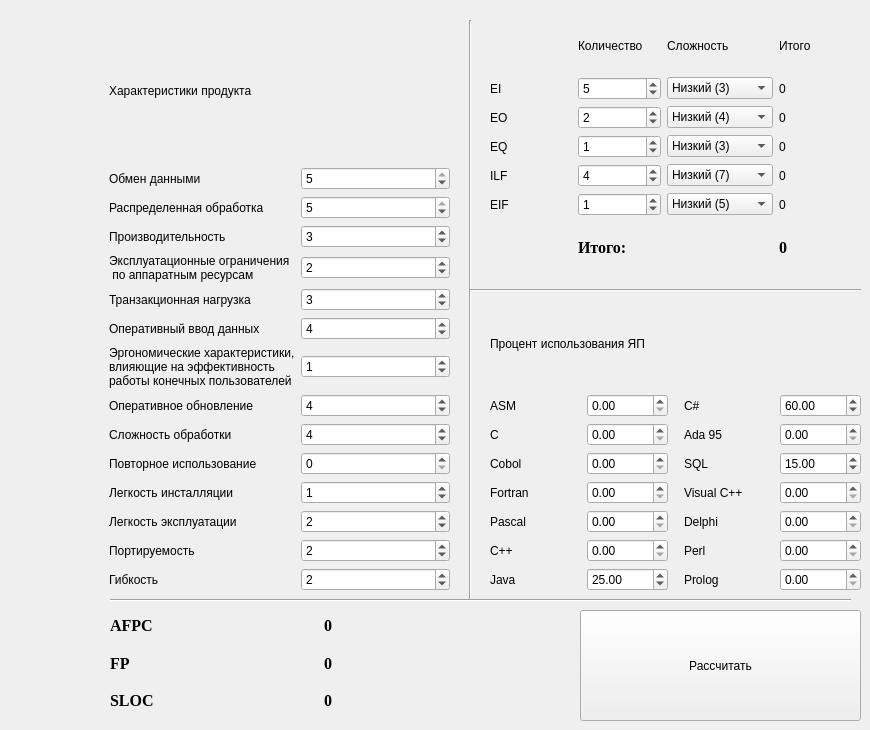
      <widget class="QWidget" name="tab_1">
       <attribute name="title">
        <string>Метод функциональных точек</string>
       </attribute>
       <widget class="QPushButton" name="calculateButton">
        <property name="geometry">
         <rect>
          <x>580</x>
          <y>610</y>
          <width>281</width>
          <height>111</height>
         </rect>
        </property>
        <property name="text">
         <string>Рассчитать</string>
        </property>
       </widget>
       <widget class="Line" name="line">
        <property name="geometry">
         <rect>
          <x>450</x>
          <y>20</y>
          <width>41</width>
          <height>581</height>
         </rect>
        </property>
        <property name="orientation">
         <enum>Qt::Vertical</enum>
        </property>
       </widget>
       <widget class="Line" name="line_2">
        <property name="geometry">
         <rect>
          <x>110</x>
          <y>590</y>
          <width>741</width>
          <height>21</height>
         </rect>
        </property>
        <property name="orientation">
         <enum>Qt::Horizontal</enum>
        </property>
       </widget>
       <widget class="Line" name="line_3">
        <property name="geometry">
         <rect>
          <x>470</x>
          <y>280</y>
          <width>391</width>
          <height>21</height>
         </rect>
        </property>
        <property name="orientation">
         <enum>Qt::Horizontal</enum>
        </property>
       </widget>
       <widget class="QWidget" name="">
        <property name="geometry">
         <rect>
          <x>109</x>
          <y>20</y>
          <width>341</width>
          <height>571</height>
         </rect>
        </property>
        <layout class="QGridLayout" name="gridLayout_2">
         <item row="7" column="0">
          <widget class="QLabel" name="label_7">
           <property name="text">
            <string>Эргономические характеристики, 
влияющие на эффективность
работы конечных пользователей</string>
           </property>
          </widget>
         </item>
         <item row="4" column="0">
          <widget class="QLabel" name="label_4">
           <property name="text">
            <string>Эксплуатационные ограничения
 по аппаратным ресурсам</string>
           </property>
          </widget>
         </item>
         <item row="14" column="0">
          <widget class="QLabel" name="label_14">
           <property name="text">
            <string>Гибкость</string>
           </property>
          </widget>
         </item>
         <item row="1" column="0">
          <widget class="QLabel" name="label">
           <property name="text">
            <string>Обмен данными</string>
           </property>
          </widget>
         </item>
         <item row="13" column="0">
          <widget class="QLabel" name="label_13">
           <property name="text">
            <string>Портируемость</string>
           </property>
          </widget>
         </item>
         <item row="1" column="1">
          <widget class="QSpinBox" name="spinBox_1">
           <property name="maximum">
            <number>5</number>
           </property>
           <property name="value">
            <number>5</number>
           </property>
          </widget>
         </item>
         <item row="3" column="1">
          <widget class="QSpinBox" name="spinBox_3">
           <property name="maximum">
            <number>5</number>
           </property>
           <property name="value">
            <number>3</number>
           </property>
          </widget>
         </item>
         <item row="8" column="0">
          <widget class="QLabel" name="label_8">
           <property name="text">
            <string>Оперативное обновление</string>
           </property>
          </widget>
         </item>
         <item row="14" column="1">
          <widget class="QSpinBox" name="spinBox_14">
           <property name="maximum">
            <number>5</number>
           </property>
           <property name="value">
            <number>2</number>
           </property>
          </widget>
         </item>
         <item row="11" column="1">
          <widget class="QSpinBox" name="spinBox_11">
           <property name="maximum">
            <number>5</number>
           </property>
           <property name="value">
            <number>1</number>
           </property>
          </widget>
         </item>
         <item row="10" column="1">
          <widget class="QSpinBox" name="spinBox_10">
           <property name="maximum">
            <number>5</number>
           </property>
          </widget>
         </item>
         <item row="7" column="1">
          <widget class="QSpinBox" name="spinBox_7">
           <property name="maximum">
            <number>5</number>
           </property>
           <property name="value">
            <number>1</number>
           </property>
          </widget>
         </item>
         <item row="11" column="0">
          <widget class="QLabel" name="label_11">
           <property name="text">
            <string>Легкость инсталляции</string>
           </property>
          </widget>
         </item>
         <item row="9" column="0">
          <widget class="QLabel" name="label_9">
           <property name="text">
            <string>Сложность обработки</string>
           </property>
          </widget>
         </item>
         <item row="10" column="0">
          <widget class="QLabel" name="label_10">
           <property name="text">
            <string>Повторное использование</string>
           </property>
          </widget>
         </item>
         <item row="13" column="1">
          <widget class="QSpinBox" name="spinBox_13">
           <property name="maximum">
            <number>5</number>
           </property>
           <property name="value">
            <number>2</number>
           </property>
          </widget>
         </item>
         <item row="3" column="0">
          <widget class="QLabel" name="label_3">
           <property name="text">
            <string>Производительность</string>
           </property>
          </widget>
         </item>
         <item row="5" column="1">
          <widget class="QSpinBox" name="spinBox_5">
           <property name="maximum">
            <number>5</number>
           </property>
           <property name="value">
            <number>3</number>
           </property>
          </widget>
         </item>
         <item row="12" column="0">
          <widget class="QLabel" name="label_12">
           <property name="text">
            <string>Легкость эксплуатации</string>
           </property>
          </widget>
         </item>
         <item row="2" column="0">
          <widget class="QLabel" name="label_2">
           <property name="text">
            <string>Распределенная обработка</string>
           </property>
          </widget>
         </item>
         <item row="9" column="1">
          <widget class="QSpinBox" name="spinBox_9">
           <property name="maximum">
            <number>5</number>
           </property>
           <property name="value">
            <number>4</number>
           </property>
          </widget>
         </item>
         <item row="5" column="0">
          <widget class="QLabel" name="label_5">
           <property name="text">
            <string>Транзакционная нагрузка</string>
           </property>
          </widget>
         </item>
         <item row="8" column="1">
          <widget class="QSpinBox" name="spinBox_8">
           <property name="maximum">
            <number>5</number>
           </property>
           <property name="value">
            <number>4</number>
           </property>
          </widget>
         </item>
         <item row="6" column="1">
          <widget class="QSpinBox" name="spinBox_6">
           <property name="maximum">
            <number>5</number>
           </property>
           <property name="value">
            <number>4</number>
           </property>
          </widget>
         </item>
         <item row="4" column="1">
          <widget class="QSpinBox" name="spinBox_4">
           <property name="maximum">
            <number>5</number>
           </property>
           <property name="value">
            <number>2</number>
           </property>
          </widget>
         </item>
         <item row="12" column="1">
          <widget class="QSpinBox" name="spinBox_12">
           <property name="maximum">
            <number>5</number>
           </property>
           <property name="value">
            <number>2</number>
           </property>
          </widget>
         </item>
         <item row="2" column="1">
          <widget class="QSpinBox" name="spinBox_2">
           <property name="maximum">
            <number>5</number>
           </property>
           <property name="value">
            <number>5</number>
           </property>
          </widget>
         </item>
         <item row="6" column="0">
          <widget class="QLabel" name="label_6">
           <property name="text">
            <string>Оперативный ввод данных</string>
           </property>
          </widget>
         </item>
         <item row="0" column="0" colspan="2">
          <widget class="QLabel" name="label_64">
           <property name="text">
            <string>Характеристики продукта</string>
           </property>
          </widget>
         </item>
        </layout>
       </widget>
       <widget class="QWidget" name="">
        <property name="geometry">
         <rect>
          <x>490</x>
          <y>20</y>
          <width>371</width>
          <height>253</height>
         </rect>
        </property>
        <layout class="QGridLayout" name="gridLayout_6">
         <item row="4" column="0">
          <widget class="QLabel" name="label_18">
           <property name="toolTip">
            <string>Внутренние логические файлы</string>
           </property>
           <property name="text">
            <string>ILF</string>
           </property>
          </widget>
         </item>
         <item row="6" column="3">
          <widget class="QLabel" name="ResLabel">
           <property name="font">
            <font>
             <family>Times New Roman</family>
             <pointsize>12</pointsize>
             <weight>75</weight>
             <bold>true</bold>
            </font>
           </property>
           <property name="text">
            <string>0</string>
           </property>
          </widget>
         </item>
         <item row="2" column="2">
          <widget class="QComboBox" name="comboBox_2">
           <item>
            <property name="text">
             <string>Низкий (4)</string>
            </property>
           </item>
           <item>
            <property name="text">
             <string>Средний (5)</string>
            </property>
           </item>
           <item>
            <property name="text">
             <string>Высокий (7)</string>
            </property>
           </item>
          </widget>
         </item>
         <item row="5" column="2">
          <widget class="QComboBox" name="comboBox_5">
           <item>
            <property name="text">
             <string>Низкий (5)</string>
            </property>
           </item>
           <item>
            <property name="text">
             <string>Средний (7)</string>
            </property>
           </item>
           <item>
            <property name="text">
             <string>Высокий (10)</string>
            </property>
           </item>
          </widget>
         </item>
         <item row="1" column="2">
          <widget class="QComboBox" name="comboBox_1">
           <item>
            <property name="text">
             <string>Низкий (3)</string>
            </property>
           </item>
           <item>
            <property name="text">
             <string>Средний (4)</string>
            </property>
           </item>
           <item>
            <property name="text">
             <string>Высокий (6)</string>
            </property>
           </item>
          </widget>
         </item>
         <item row="0" column="1">
          <widget class="QLabel" name="label_27">
           <property name="text">
            <string>Количество</string>
           </property>
          </widget>
         </item>
         <item row="3" column="3">
          <widget class="QLabel" name="EQLabel">
           <property name="text">
            <string>0</string>
           </property>
          </widget>
         </item>
         <item row="1" column="1">
          <widget class="QSpinBox" name="EIEdit">
           <property name="value">
            <number>5</number>
           </property>
          </widget>
         </item>
         <item row="5" column="3">
          <widget class="QLabel" name="EIFLabel">
           <property name="text">
            <string>0</string>
           </property>
          </widget>
         </item>
         <item row="0" column="2">
          <widget class="QLabel" name="label_28">
           <property name="text">
            <string>Сложность</string>
           </property>
          </widget>
         </item>
         <item row="1" column="0">
          <widget class="QLabel" name="label_15">
           <property name="toolTip">
            <string>Внешние вводы</string>
           </property>
           <property name="text">
            <string>EI</string>
           </property>
          </widget>
         </item>
         <item row="5" column="1">
          <widget class="QSpinBox" name="EIFEdit">
           <property name="value">
            <number>1</number>
           </property>
          </widget>
         </item>
         <item row="4" column="2">
          <widget class="QComboBox" name="comboBox_4">
           <item>
            <property name="text">
             <string>Низкий (7)</string>
            </property>
           </item>
           <item>
            <property name="text">
             <string>Средний (10)</string>
            </property>
           </item>
           <item>
            <property name="text">
             <string>Высокий (15)</string>
            </property>
           </item>
          </widget>
         </item>
         <item row="5" column="0">
          <widget class="QLabel" name="label_19">
           <property name="toolTip">
            <string>Внешние интерфейсные файлы</string>
           </property>
           <property name="text">
            <string>EIF</string>
           </property>
          </widget>
         </item>
         <item row="4" column="1">
          <widget class="QSpinBox" name="ILFEdit">
           <property name="value">
            <number>4</number>
           </property>
          </widget>
         </item>
         <item row="3" column="0">
          <widget class="QLabel" name="label_17">
           <property name="toolTip">
            <string>Внешние запросы</string>
           </property>
           <property name="text">
            <string>EQ</string>
           </property>
          </widget>
         </item>
         <item row="3" column="2">
          <widget class="QComboBox" name="comboBox_3">
           <item>
            <property name="text">
             <string>Низкий (3)</string>
            </property>
           </item>
           <item>
            <property name="text">
             <string>Средний (4)</string>
            </property>
           </item>
           <item>
            <property name="text">
             <string>Высокий (6)</string>
            </property>
           </item>
          </widget>
         </item>
         <item row="4" column="3">
          <widget class="QLabel" name="ILFLabel">
           <property name="text">
            <string>0</string>
           </property>
          </widget>
         </item>
         <item row="2" column="3">
          <widget class="QLabel" name="EOLabel">
           <property name="text">
            <string>0</string>
           </property>
          </widget>
         </item>
         <item row="2" column="1">
          <widget class="QSpinBox" name="EOEdit">
           <property name="value">
            <number>2</number>
           </property>
          </widget>
         </item>
         <item row="2" column="0">
          <widget class="QLabel" name="label_16">
           <property name="toolTip">
            <string>Внешние выводы</string>
           </property>
           <property name="text">
            <string>EO</string>
           </property>
          </widget>
         </item>
         <item row="3" column="1">
          <widget class="QSpinBox" name="EQEdit">
           <property name="value">
            <number>1</number>
           </property>
          </widget>
         </item>
         <item row="1" column="3">
          <widget class="QLabel" name="EILabel">
           <property name="text">
            <string>0</string>
           </property>
          </widget>
         </item>
         <item row="6" column="1" colspan="2">
          <widget class="QLabel" name="label_26">
           <property name="font">
            <font>
             <family>Times New Roman</family>
             <pointsize>12</pointsize>
             <weight>75</weight>
             <bold>true</bold>
            </font>
           </property>
           <property name="text">
            <string>Итого:</string>
           </property>
          </widget>
         </item>
         <item row="0" column="3">
          <widget class="QLabel" name="label_29">
           <property name="text">
            <string>Итого</string>
           </property>
          </widget>
         </item>
        </layout>
       </widget>
       <widget class="QWidget" name="">
        <property name="geometry">
         <rect>
          <x>110</x>
          <y>610</y>
          <width>421</width>
          <height>106</height>
         </rect>
        </property>
        <layout class="QGridLayout" name="gridLayout_5">
         <item row="0" column="0">
          <widget class="QLabel" name="label_44">
           <property name="font">
            <font>
             <family>Times New Roman</family>
             <pointsize>12</pointsize>
             <weight>75</weight>
             <bold>true</bold>
            </font>
           </property>
           <property name="toolTip">
            <string>Нормированное количество
функциональных точек</string>
           </property>
           <property name="text">
            <string>AFPC</string>
           </property>
          </widget>
         </item>
         <item row="0" column="1">
          <widget class="QLabel" name="NormFPLabel">
           <property name="font">
            <font>
             <family>Times New Roman</family>
             <pointsize>12</pointsize>
             <weight>75</weight>
             <bold>true</bold>
            </font>
           </property>
           <property name="text">
            <string>0</string>
           </property>
          </widget>
         </item>
         <item row="1" column="0">
          <widget class="QLabel" name="label_46">
           <property name="font">
            <font>
             <family>Times New Roman</family>
             <pointsize>12</pointsize>
             <weight>75</weight>
             <bold>true</bold>
            </font>
           </property>
           <property name="toolTip">
            <string>Количество функциональных точек</string>
           </property>
           <property name="text">
            <string>FP</string>
           </property>
          </widget>
         </item>
         <item row="1" column="1">
          <widget class="QLabel" name="FPLabel">
           <property name="font">
            <font>
             <family>Times New Roman</family>
             <pointsize>12</pointsize>
             <weight>75</weight>
             <bold>true</bold>
            </font>
           </property>
           <property name="text">
            <string>0</string>
           </property>
          </widget>
         </item>
         <item row="2" column="0">
          <widget class="QLabel" name="label_47">
           <property name="font">
            <font>
             <family>Times New Roman</family>
             <pointsize>12</pointsize>
             <weight>75</weight>
             <bold>true</bold>
            </font>
           </property>
           <property name="toolTip">
            <string>Количество строк исходного кода</string>
           </property>
           <property name="text">
            <string>SLOC</string>
           </property>
          </widget>
         </item>
         <item row="2" column="1">
          <widget class="QLabel" name="LOCLabel">
           <property name="font">
            <font>
             <family>Times New Roman</family>
             <pointsize>12</pointsize>
             <weight>75</weight>
             <bold>true</bold>
            </font>
           </property>
           <property name="text">
            <string>0</string>
           </property>
          </widget>
         </item>
        </layout>
       </widget>
       <widget class="QWidget" name="">
        <property name="geometry">
         <rect>
          <x>490</x>
          <y>300</y>
          <width>371</width>
          <height>291</height>
         </rect>
        </property>
        <layout class="QGridLayout" name="gridLayout_7">
         <property name="horizontalSpacing">
          <number>16</number>
         </property>
         <item row="7" column="1">
          <widget class="QDoubleSpinBox" name="JavaEdit">
           <property name="maximum">
            <double>100.000000000000000</double>
           </property>
           <property name="value">
            <double>25.000000000000000</double>
           </property>
          </widget>
         </item>
         <item row="0" column="0" colspan="4">
          <widget class="QLabel" name="label_30">
           <property name="text">
            <string>Процент использования ЯП</string>
           </property>
          </widget>
         </item>
         <item row="2" column="1">
          <widget class="QDoubleSpinBox" name="CEdit">
           <property name="maximum">
            <double>100.000000000000000</double>
           </property>
           <property name="value">
            <double>0.000000000000000</double>
           </property>
          </widget>
         </item>
         <item row="3" column="1">
          <widget class="QDoubleSpinBox" name="CobolEdit">
           <property name="maximum">
            <double>100.000000000000000</double>
           </property>
          </widget>
         </item>
         <item row="1" column="0">
          <widget class="QLabel" name="label_31">
           <property name="text">
            <string>ASM</string>
           </property>
          </widget>
         </item>
         <item row="6" column="0">
          <widget class="QLabel" name="label_36">
           <property name="text">
            <string>C++</string>
           </property>
          </widget>
         </item>
         <item row="1" column="2">
          <widget class="QLabel" name="label_70">
           <property name="text">
            <string>C#</string>
           </property>
          </widget>
         </item>
         <item row="2" column="0">
          <widget class="QLabel" name="label_32">
           <property name="text">
            <string>C</string>
           </property>
          </widget>
         </item>
         <item row="4" column="2">
          <widget class="QLabel" name="label_41">
           <property name="text">
            <string>Visual C++</string>
           </property>
          </widget>
         </item>
         <item row="4" column="1">
          <widget class="QDoubleSpinBox" name="FortranEdit">
           <property name="maximum">
            <double>100.000000000000000</double>
           </property>
          </widget>
         </item>
         <item row="1" column="3">
          <widget class="QDoubleSpinBox" name="CSharpEdit">
           <property name="maximum">
            <double>100.000000000000000</double>
           </property>
           <property name="value">
            <double>60.000000000000000</double>
           </property>
          </widget>
         </item>
         <item row="2" column="3">
          <widget class="QDoubleSpinBox" name="AdaEdit">
           <property name="maximum">
            <double>100.000000000000000</double>
           </property>
          </widget>
         </item>
         <item row="5" column="1">
          <widget class="QDoubleSpinBox" name="PascalEdit">
           <property name="maximum">
            <double>100.000000000000000</double>
           </property>
          </widget>
         </item>
         <item row="7" column="0">
          <widget class="QLabel" name="label_37">
           <property name="text">
            <string>Java</string>
           </property>
          </widget>
         </item>
         <item row="3" column="0">
          <widget class="QLabel" name="label_33">
           <property name="text">
            <string>Cobol</string>
           </property>
          </widget>
         </item>
         <item row="2" column="2">
          <widget class="QLabel" name="label_43">
           <property name="text">
            <string>Ada 95</string>
           </property>
          </widget>
         </item>
         <item row="5" column="0">
          <widget class="QLabel" name="label_35">
           <property name="text">
            <string>Pascal</string>
           </property>
          </widget>
         </item>
         <item row="3" column="3">
          <widget class="QDoubleSpinBox" name="SQLEdit">
           <property name="maximum">
            <double>100.000000000000000</double>
           </property>
           <property name="value">
            <double>15.000000000000000</double>
           </property>
          </widget>
         </item>
         <item row="4" column="0">
          <widget class="QLabel" name="label_34">
           <property name="text">
            <string>Fortran</string>
           </property>
          </widget>
         </item>
         <item row="1" column="1">
          <widget class="QDoubleSpinBox" name="ASMEdit">
           <property name="maximum">
            <double>100.000000000000000</double>
           </property>
          </widget>
         </item>
         <item row="6" column="1">
          <widget class="QDoubleSpinBox" name="CPPEdit">
           <property name="maximum">
            <double>100.000000000000000</double>
           </property>
          </widget>
         </item>
         <item row="3" column="2">
          <widget class="QLabel" name="label_42">
           <property name="text">
            <string>SQL</string>
           </property>
          </widget>
         </item>
         <item row="4" column="3">
          <widget class="QDoubleSpinBox" name="VCPPEdit">
           <property name="maximum">
            <double>100.000000000000000</double>
           </property>
          </widget>
         </item>
         <item row="5" column="2">
          <widget class="QLabel" name="label_40">
           <property name="text">
            <string>Delphi</string>
           </property>
          </widget>
         </item>
         <item row="6" column="2">
          <widget class="QLabel" name="label_39">
           <property name="text">
            <string>Perl</string>
           </property>
          </widget>
         </item>
         <item row="7" column="2">
          <widget class="QLabel" name="label_38">
           <property name="text">
            <string>Prolog</string>
           </property>
          </widget>
         </item>
         <item row="5" column="3">
          <widget class="QDoubleSpinBox" name="DelphiEdit">
           <property name="maximum">
            <double>100.000000000000000</double>
           </property>
          </widget>
         </item>
         <item row="6" column="3">
          <widget class="QDoubleSpinBox" name="PerlEdit">
           <property name="maximum">
            <double>100.000000000000000</double>
           </property>
          </widget>
         </item>
         <item row="7" column="3">
          <widget class="QDoubleSpinBox" name="PrologEdit">
           <property name="maximum">
            <double>100.000000000000000</double>
           </property>
          </widget>
         </item>
        </layout>
       </widget>
      </widget>
